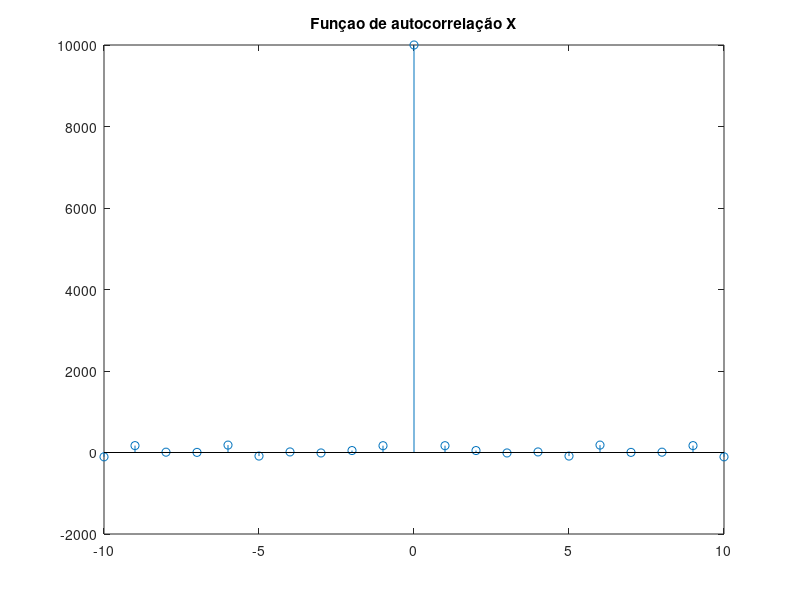
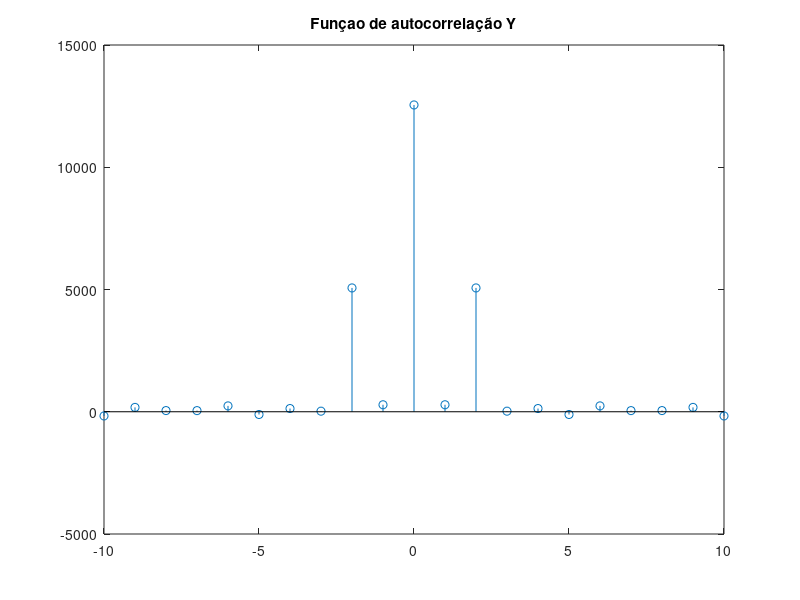
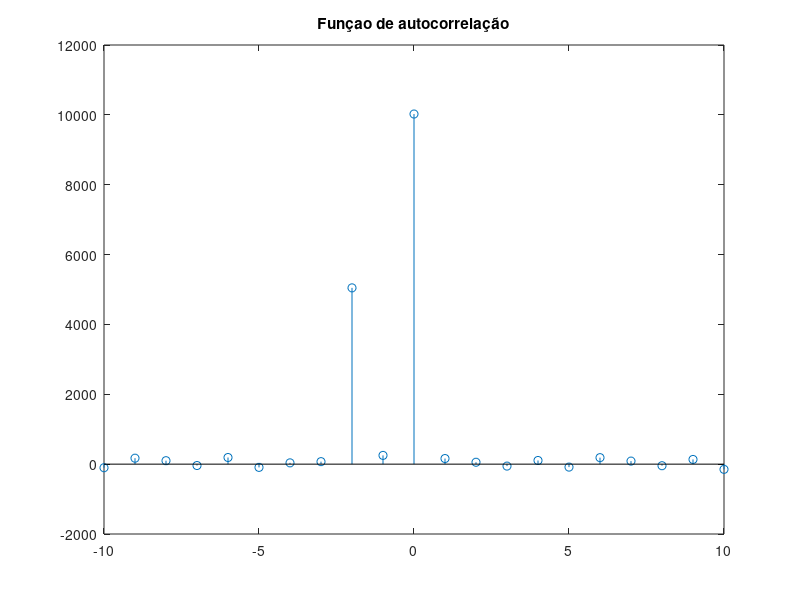
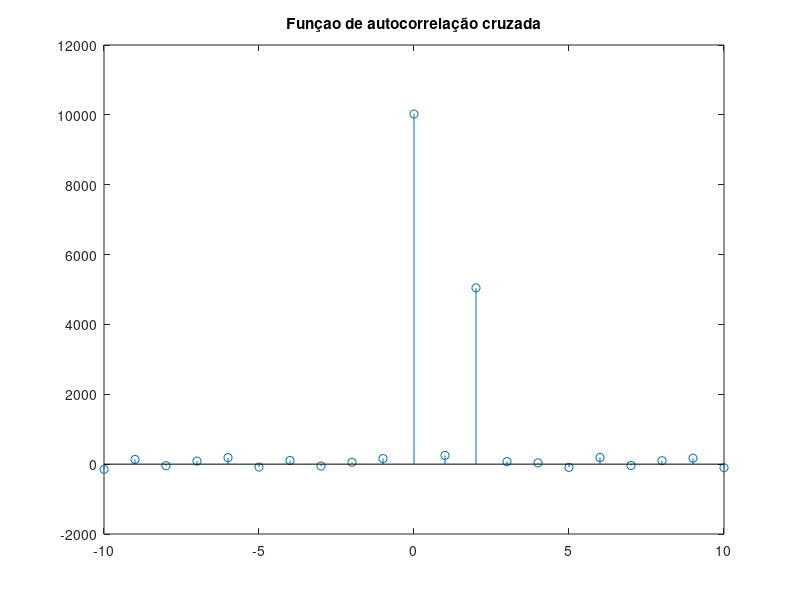

The MATLAB script that drew these images, in order:
%Rafael Morgdo 104277 P2

%1

nmec=104277;
a=1/(2+2*rem(nmec,3));

%a=0.25

%2

X= (2*round(rand(10000,1)))-1; %criar 10000 valores random-> arredonda los -> multiplicar por 2 (valores entre 0 ou 2) -> subtrair 1 para so ter valores -1 e 1

%3

XD = [];
if(X(1)==1 && X(2)==1)
    XD = [-1;-1;X(1:end-2)];  %retira-se uma condiçao e troca se -2 para -1 caso atraso=-1
else
    XD = [1;1;X(1:end-2)];
end

%4

coef_corr=corrcoef(X,XD)

%[1 0.0045; 0.0045 1]

%5

Y = X+a*XD;
v_un = unique(Y);

prob = zeros(1,length(v_un));

for i = 1:length(v_un)
   prob(i) =length(find(Y == v_un(i)))/100000
end

%Prob=[0.0246 0.0251 0.0251 0.0252]

%6

% a=2;
% Y = 2*X+a*XD;
% v_un = unique(Y) %alterar a até v_un ter apenas 3 valores

%2versao
%Y=X+a*XD+a/2*XD5  %XD5 com atraso de 5
%ver amplitudes -> lenght(unique(Y))

%7

pot = mean(Y.^2)  %potencia do sinal (ter em atenção que é o Y do ex5)
%R: pot = 1.0555

%8

cc=corrcoef(X,Y)

%[1 0.9703; 0.9703 1]

%9

[Rxx lags] = xcorr(X,X,10);
figure(1)
stem(lags,Rxx)
title('Funçao de autocorrelação X')

[Ryy lags] = xcorr(Y,Y,10);
figure(2)
stem(lags,Ryy)
title('Funçao de autocorrelação Y')

%10

%11

[Rxy lags] = xcorr(X,Y,10);
figure(3)
stem(lags,Rxy)
title('Funçao de autocorrelação')

%11

[Ryx lags] = xcorr(Y,X,10);
figure(4)
stem(lags,Ryx)
title('Funçao de autocorrelação cruzada')